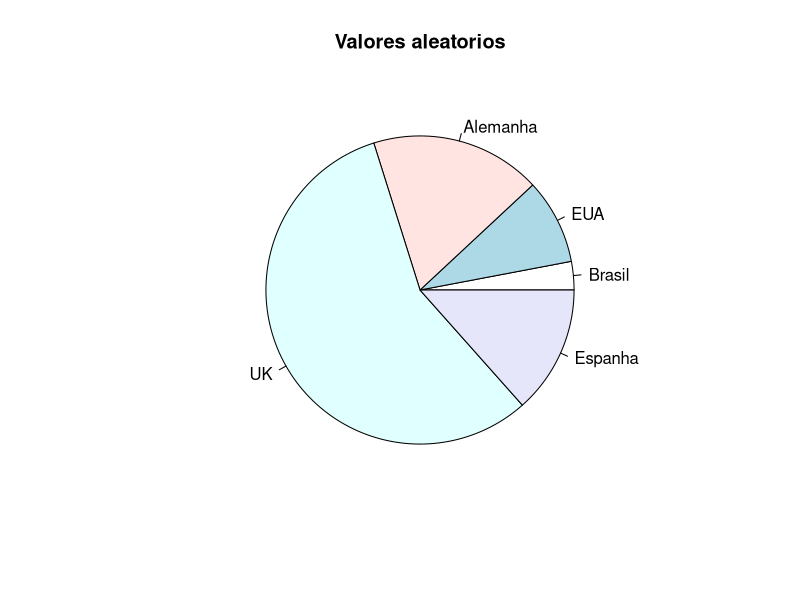
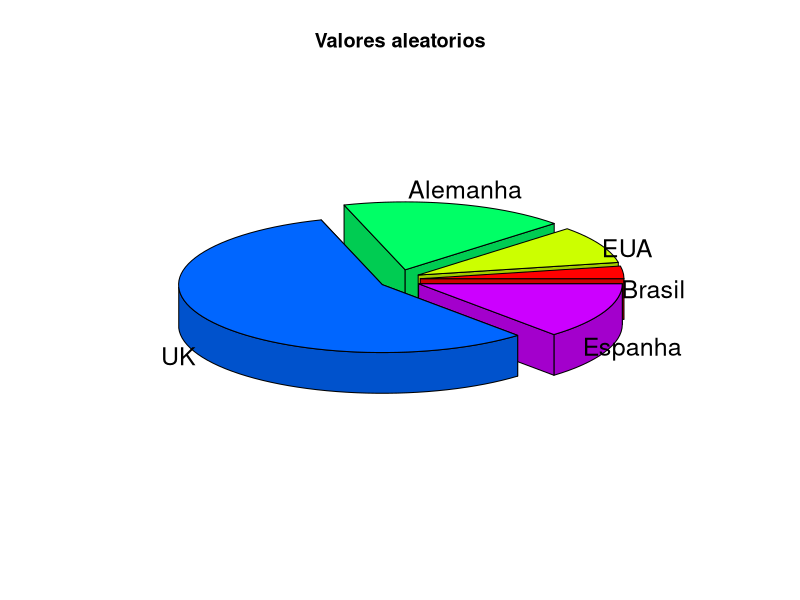

Write the R code that produced these figures, in order.
# Parte 5.3
# Plotando Gráficos com ggplot2

setwd("D:/Estudo/Tecnologias/BI/PowerBI/Cap12/R/ini-R/Export-RFiles")
getwd()

# Gráfico de Pizza - Pie Chart
fatias <- c(4, 12, 24, 76, 18)
paises<- c("Brasil", "EUA", "Alemanha", "UK", "Espanha")
pie(fatias, labels = paises, main = "Valores aleatorios")

# Graf. Pizza 3D
install.packages("plotrix")
library(plotrix)
pie3D(fatias, labels = paises, explode = 0.1, main = "Valores aleatorios")
